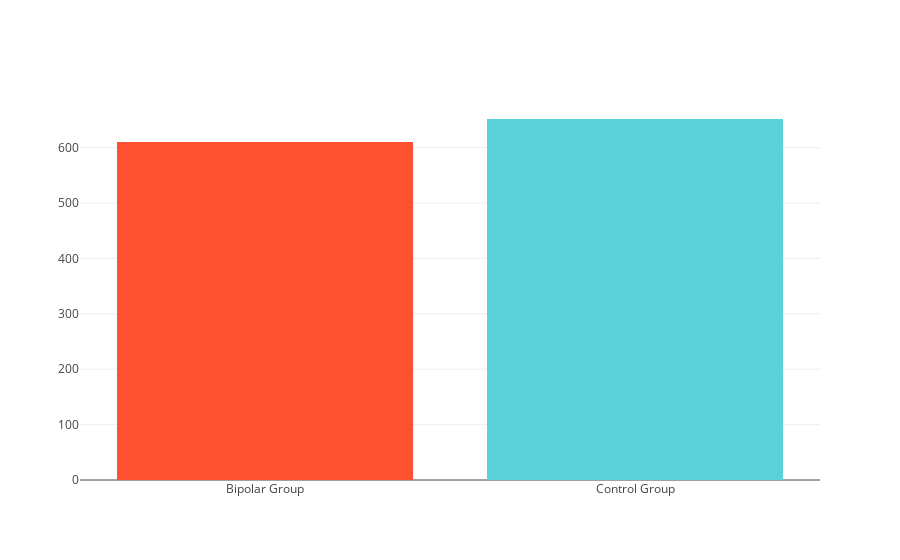

The cell this chart's notebook holds for it:
### Code cell
# simple number of tweets per group per person 
df_count = df.groupby(['id','is_control']).count().groupby('is_control').mean()

fig = [go.Bar(
            x=['Bipolar Group', 'Control Group'],
            y=[df_count.iloc[0][0], df_count.iloc[1][0]],
            marker=dict(
            color=[bc,cc]),
)]

iplot(fig)

### Figure 1 — Plotly figure (JSON) as saved in the notebook; plotly's stock layout.template omitted (floating-point values rounded to 4 significant figures)
{"data": [{"marker": {"color": ["#ff502f", "#5bd1d7"]}, "type": "bar", "uid": "a3dd3ae2-3a3c-4e75-9a2b-cfca7345897e", "x": ["Bipolar Group", "Control Group"], "y": [610.2, 651.6]}], "layout": {}}
